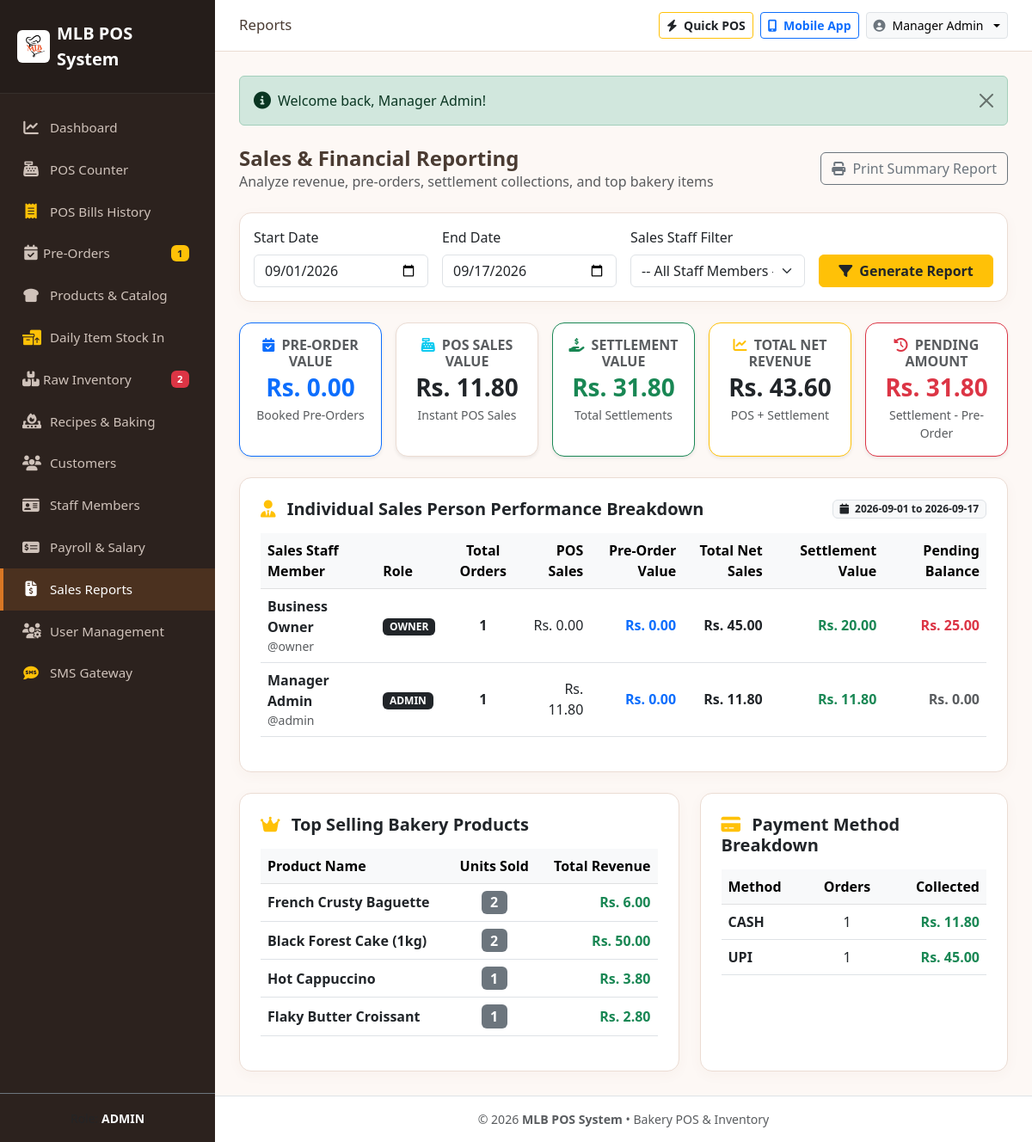
Page /modules/reports/index.php (signed in) on the committed database.
### tables this page shows
CREATE TABLE IF NOT EXISTS `users` (
  `id` INT AUTO_INCREMENT PRIMARY KEY,
  `username` VARCHAR(50) NOT NULL UNIQUE,
  `password` VARCHAR(255) NOT NULL,
  `full_name` VARCHAR(100) NOT NULL,
  `email` VARCHAR(100) DEFAULT NULL,
  `role` ENUM('admin', 'owner', 'sales_person', 'pos_operator') NOT NULL DEFAULT 'pos_operator',
  `status` ENUM('active', 'inactive') NOT NULL DEFAULT 'active',
  `created_at` TIMESTAMP DEFAULT CURRENT_TIMESTAMP
);

### modules/reports/index.php (the view, shortened to what this page needs)
<?php
require_once __DIR__ . '/../../includes/header.php';
$db = getDB();
$startDate = $_GET['start_date'] ?? date('Y-m-01');
$endDate = $_GET['end_date'] ?? date('Y-m-d');
$salesPersonFilter = isset($_GET['sales_person_id']) && $_GET['sales_person_id'] !== 'all' ? (int)$_GET['sales_person_id'] : 0;
$userWhereClause = $salesPersonFilter > 0 ? " AND created_by = " . intval($salesPersonFilter) : "";
$stmtSum = $db->prepare("
    SELECT
        COUNT(*) as total_orders_count,
        COALESCE(SUM(total_amount), 0) as net_revenue,
        COALESCE(SUM(CASE WHEN order_type = 'pos' THEN total_amount ELSE 0 END), 0) as pos_sales_value,
        COALESCE(SUM(CASE WHEN order_type = 'preorder' THEN total_amount ELSE 0 END), 0) as preorder_sales_value,
        COALESCE(SUM(LEAST(paid_amount, total_amount)), 0) as settlement_value
    FROM orders
    WHERE DATE(created_at) BETWEEN ? AND ? AND order_status != 'cancelled' {$userWhereClause}
");
$stmtSum->execute([$startDate, $endDate]);
$summary = $stmtSum->fetch();
$posSalesValue = (float)($summary['pos_sales_value'] ?? 0);
$preorderSalesValue = (float)($summary['preorder_sales_value'] ?? 0);
$settlementValue = (float)($summary['settlement_value'] ?? 0);
$totalNetRevenue = $posSalesValue + $settlementValue;
$pendingAmount = $settlementValue - $preorderSalesValue;
$stmtPay = $db->prepare("
    SELECT payment_method, COUNT(*) as cnt, COALESCE(SUM(total_amount), 0) as amt
    FROM orders
    WHERE DATE(created_at) BETWEEN ? AND ? AND order_status != 'cancelled' {$userWhereClause}
    GROUP BY payment_method
");
$stmtPay->execute([$startDate, $endDate]);
$payBreakdown = $stmtPay->fetchAll();
$stmtTop = $db->prepare("
    SELECT oi.product_name, SUM(oi.quantity) as total_qty, SUM(oi.subtotal) as total_sales
    FROM order_items oi
    JOIN orders o ON oi.order_id = o.id
    WHERE DATE(o.created_at) BETWEEN ? AND ? AND o.order_status != 'cancelled' " . ($salesPersonFilter > 0 ? " AND o.created_by = " . intval($salesPersonFilter) : "") . "
    GROUP BY oi.product_id
    ORDER BY total_qty DESC LIMIT 5
");
$stmtTop->execute([$startDate, $endDate]);
$topProducts = $stmtTop->fetchAll();
$stmtSalesPerson = $db->prepare("
    SELECT
        u.id as user_id,
        u.full_name,
        u.username,
        u.role,
        COUNT(o.id) as total_orders,
        COALESCE(SUM(o.total_amount), 0) as total_sales_value,
        COALESCE(SUM(CASE WHEN o.order_type = 'pos' THEN o.total_amount ELSE 0 END), 0) as pos_sales_value,
        COALESCE(SUM(CASE WHEN o.order_type = 'preorder' THEN o.total_amount ELSE 0 END), 0) as preorder_sales_value,
        COALESCE(SUM(LEAST(o.paid_amount, o.total_amount)), 0) as total_collected
    FROM users u
    JOIN orders o ON o.created_by = u.id
    WHERE DATE(o.created_at) BETWEEN ? AND ?
      AND o.order_status != 'cancelled'
      " . ($salesPersonFilter > 0 ? " AND u.id = " . intval($salesPersonFilter) : "") . "
    GROUP BY u.id
    ORDER BY total_sales_value DESC
");
$stmtSalesPerson->execute([$startDate, $endDate]);
$salesPersonBreakdown = $stmtSalesPerson->fetchAll();
?>
<div class="d-flex justify-content-between align-items-center mb-4">
    <div>
        <h4 class="fw-bold mb-0">Sales & Financial Reporting</h4>
        <p class="text-muted mb-0">Analyze revenue, pre-orders, settlement collections, and top bakery items</p>
    </div>
    <button onclick="window.print()" class="btn btn-outline-secondary">
        <i class="fa-solid fa-print me-1"></i> Print Summary Report
    </button>
</div>
<div class="card card-bakery p-3 mb-4">
    <form method="GET" action="" class="row g-3 align-items-end">
        <div class="col-md-3">
            <label class="form-label font-weight-bold">Start Date</label>
            <input type="date" name="start_date" class="form-control" value="<?php echo htmlspecialchars($startDate); ?>">
        </div>
        <div class="col-md-3">
            <label class="form-label font-weight-bold">End Date</label>
            <input type="date" name="end_date" class="form-control" value="<?php echo htmlspecialchars($endDate); ?>">
        </div>
        <div class="col-md-3">
            <label class="form-label font-weight-bold">Sales Staff Filter</label>
            <select name="sales_person_id" class="form-select">
                <option value="all">-- All Staff Members --</option>
            </select>
        </div>
        <div class="col-md-3">
            <button type="submit" class="btn btn-warning text-dark fw-bold w-100">
                <i class="fa-solid fa-filter me-1"></i> Generate Report
            </button>
        </div>
    </form>
</div>
<div class="row row-cols-1 row-cols-md-5 g-3 mb-4">
    <div class="col">
        <div class="card card-bakery p-3 text-center border-primary shadow-sm h-100">
            <h6 class="text-muted text-uppercase fw-bold mb-1 fs-7">
                <i class="fa-solid fa-calendar-check text-primary me-1"></i> Pre-Order Value
            </h6>
            <h3 class="fw-bold text-primary mb-0"><?php echo formatMoney($preorderSalesValue); ?></h3>
            <small class="text-muted mt-1 d-block">Booked Pre-Orders</small>
        </div>
    </div>
    <div class="col">
        <div class="card card-bakery p-3 text-center shadow-sm h-100">
            <h6 class="text-muted text-uppercase fw-bold mb-1 fs-7">
                <i class="fa-solid fa-cash-register text-info me-1"></i> POS Sales Value
            </h6>
            <h3 class="fw-bold text-dark mb-0"><?php echo formatMoney($posSalesValue); ?></h3>
            <small class="text-muted mt-1 d-block">Instant POS Sales</small>
        </div>
    </div>
    <div class="col">
        <div class="card card-bakery p-3 text-center border-success shadow-sm h-100">
            <h6 class="text-muted text-uppercase fw-bold mb-1 fs-7">
                <i class="fa-solid fa-hand-holding-dollar text-success me-1"></i> Settlement Value
            </h6>
            <h3 class="fw-bold text-success mb-0"><?php echo formatMoney($settlementValue); ?></h3>
            <small class="text-muted mt-1 d-block">Total Settlements</small>
        </div>
    </div>
    <div class="col">
        <div class="card card-bakery p-3 text-center border-warning shadow-sm h-100">
            <h6 class="text-muted text-uppercase fw-bold mb-1 fs-7">
                <i class="fa-solid fa-chart-line text-warning me-1"></i> Total Net Revenue
            </h6>
            <h3 class="fw-bold text-dark mb-0"><?php echo formatMoney($totalNetRevenue); ?></h3>
            <small class="text-muted mt-1 d-block">POS + Settlement</small>
        </div>
    </div>
    <div class="col">
        <div class="card card-bakery p-3 text-center border-danger shadow-sm h-100">
            <h6 class="text-muted text-uppercase fw-bold mb-1 fs-7">
                <i class="fa-solid fa-clock-rotate-left text-danger me-1"></i> Pending Amount
            </h6>
            <h3 class="fw-bold text-danger mb-0"><?php echo formatMoney($pendingAmount); ?></h3>
            <small class="text-muted mt-1 d-block">Settlement - Pre-Order</small>
        </div>
    </div>
</div>
<div class="row g-4 mb-4">
    <div class="col-12">
        <div class="card card-bakery p-4">
            <div class="d-flex justify-content-between align-items-center mb-3">
                <h5 class="fw-bold mb-0">
                    <i class="fa-solid fa-user-tie text-warning me-2"></i> Individual Sales Person Performance Breakdown
                </h5>
                <span class="badge bg-light text-dark border">
                    <i class="fa-solid fa-calendar me-1"></i> <?php echo htmlspecialchars($startDate); ?> to <?php echo htmlspecialchars($endDate); ?>
                </span>
            </div>
            <div class="table-responsive">
                <table class="table table-hover align-middle">
                    <thead class="table-light">
                        <tr>
                            <th>Sales Staff Member</th>
                            <th>Role</th>
                            <th class="text-center">Total Orders</th>
                            <th class="text-end">POS Sales</th>
                            <th class="text-end">Pre-Order Value</th>
                            <th class="text-end">Total Net Sales</th>
                            <th class="text-end">Settlement Value</th>
                            <th class="text-end">Pending Balance</th>
                        </tr>
                    </thead>
                    <tbody>
                        <?php if (empty($salesPersonBreakdown)): ?>
                            <tr><td colspan="8" class="text-center text-muted py-4">No individual sales records found for this date range.</td></tr>
                        <?php else: ?>
                            <?php foreach ($salesPersonBreakdown as $sp):
                                $pendingBal = max(0, (float)$sp['total_sales_value'] - (float)$sp['total_collected']);
                            ?>
                                <tr>
                                    <td>
                                        <strong class="text-dark fs-6"><?php echo htmlspecialchars($sp['full_name']); ?></strong>
                                        <small class="text-muted d-block">@<?php echo htmlspecialchars($sp['username']); ?></small>
                                    </td>
                                    <td>
                                        <span class="badge <?php echo $sp['role'] === 'sales_person' ? 'bg-primary' : ($sp['role'] === 'pos_operator' ? 'bg-info text-dark' : 'bg-dark'); ?>">
                                            <?php echo strtoupper(str_replace('_', ' ', $sp['role'])); ?>
                                        </span>
                                    </td>
                                    <td class="text-center fw-bold fs-6"><?php echo number_format($sp['total_orders']); ?></td>
                                    <td class="text-end text-dark"><?php echo formatMoney($sp['pos_sales_value']); ?></td>
                                    <td class="text-end text-primary fw-bold"><?php echo formatMoney($sp['preorder_sales_value']); ?></td>
                                    <td class="text-end fw-bold text-dark fs-6"><?php echo formatMoney($sp['total_sales_value']); ?></td>
                                    <td class="text-end text-success fw-bold"><?php echo formatMoney($sp['total_collected']); ?></td>
                                    <td class="text-end fw-bold <?php echo $pendingBal > 0 ? 'text-danger' : 'text-muted'; ?>">
                                        <?php echo formatMoney($pendingBal); ?>
                                    </td>
                                </tr>
                            <?php endforeach; ?>
                        <?php endif; ?>
                    </tbody>
                </table>
            </div>
        </div>
    </div>
</div>
<div class="row g-4">
    <div class="col-lg-7">
        <div class="card card-bakery p-4 h-100">
            <h5 class="fw-bold mb-3"><i class="fa-solid fa-crown text-warning me-2"></i> Top Selling Bakery Products</h5>
            <div class="table-responsive">
                <table class="table table-hover align-middle">
                    <thead class="table-light">
                        <tr>
                            <th>Product Name</th>
                            <th class="text-center">Units Sold</th>
                            <th class="text-end">Total Revenue</th>
                        </tr>
                    </thead>
                    <tbody>
                        <?php if (empty($topProducts)): ?>
                            <tr><td colspan="3" class="text-center text-muted py-4">No sales recorded during this date range.</td></tr>
                        <?php else: ?>
                            <?php foreach ($topProducts as $tp): ?>
                                <tr>
                                    <td><strong class="text-dark"><?php echo htmlspecialchars($tp['product_name']); ?></strong></td>
                                    <td class="text-center"><span class="badge bg-secondary fs-6"><?php echo $tp['total_qty']; ?></span></td>
                                    <td class="text-end fw-bold text-success"><?php echo formatMoney($tp['total_sales']); ?></td>
                                </tr>
                            <?php endforeach; ?>
                        <?php endif; ?>
                    </tbody>
                </table>
            </div>
        </div>
    </div>
    <div class="col-lg-5">
        <div class="card card-bakery p-4 h-100">
            <h5 class="fw-bold mb-3"><i class="fa-solid fa-credit-card text-warning me-2"></i> Payment Method Breakdown</h5>
            <div class="table-responsive">
                <table class="table table-hover align-middle">
                    <thead class="table-light">
                        <tr>
                            <th>Method</th>
                            <th class="text-center">Orders</th>
                            <th class="text-end">Collected</th>
                        </tr>
                    </thead>
                    <tbody>
                        <?php if (empty($payBreakdown)): ?>
                            <tr><td colspan="3" class="text-center text-muted py-4">No transactions.</td></tr>
                        <?php else: ?>
                            <?php foreach ($payBreakdown as $pb): ?>
                                <tr>
                                    <td><strong class="text-uppercase text-dark"><?php echo htmlspecialchars($pb['payment_method']); ?></strong></td>
                                    <td class="text-center"><?php echo $pb['cnt']; ?></td>
                                    <td class="text-end fw-bold text-success"><?php echo formatMoney($pb['amt']); ?></td>
                                </tr>
                            <?php endforeach; ?>
                        <?php endif; ?>
                    </tbody>
                </table>
            </div>
        </div>
    </div>
</div>
<?php require_once __DIR__ . '/../../includes/footer.php'; ?>

### assets/css/style.css (style rules this page uses)
:root { --bakery-primary: #d97724; --bakery-primary-dark: #b25310; --bakery-secondary: #8c4a27; --bakery-bg: #fdf8f5; --bakery-card-bg: #ffffff; --bakery-sidebar-bg: #2c221e; --bakery-sidebar-active: #d97724; --bakery-text: #4a3b32; --bakery-muted: #8d7a6e; }
body { background-color: var(--bakery-bg); color: var(--bakery-text); font-family: 'Segoe UI', system-ui, -apple-system, sans-serif; min-height: 100vh; display: flex; flex-direction: column; }
.card-bakery { background: var(--bakery-card-bg); border: 1px solid #ebdcd3; border-radius: 14px; box-shadow: 0 4px 15px rgba(140, 74, 39, 0.04); transition: transform 0.2s ease, box-shadow 0.2s ease; }

### rows in the picture
users: full_name "Business Owner", username "owner", role "OWNER", total_orders "1", pos_sales_value "Rs. 0.00", preorder_sales_value "Rs. 0.00", total_sales_value "Rs. 45.00", total_collected "Rs. 20.00", pendingBal "Rs. 25.00"
users: full_name "Manager Admin", username "admin", role "ADMIN", total_orders "1", pos_sales_value "Rs. 11.80", preorder_sales_value "Rs. 0.00", total_sales_value "Rs. 11.80", total_collected "Rs. 11.80", pendingBal "Rs. 0.00"

### other values in the picture
$pendingOrdersBadge "1"
$lowStockBadge "2"
str_replace('_', ' ', getCurrentUserRole()) "ADMIN"
$currentDir "Reports"
getCurrentUserName() "Manager Admin"
$_SESSION['flash_' . $key] "Welcome back, Manager Admin!"
formatMoney($preorderSalesValue) "Rs. 0.00"
formatMoney($posSalesValue) "Rs. 11.80"
formatMoney($settlementValue) "Rs. 31.80"
formatMoney($totalNetRevenue) "Rs. 43.60"
formatMoney($pendingAmount) "Rs. 31.80"
$tp['product_name'] "French Crusty Baguette"
$tp['total_qty'] "2"
formatMoney($tp['total_sales']) "Rs. 6.00"
$tp['product_name'] "Black Forest Cake (1kg)"
